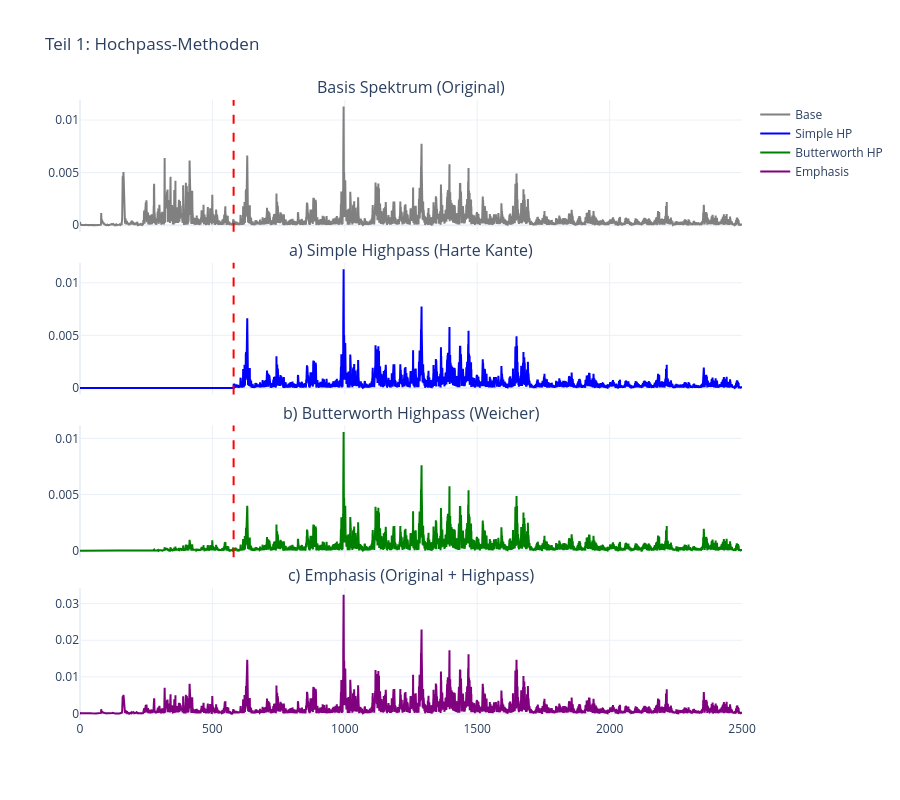

Notebook cell for this chart:
### Markdown cell above
## Visualisierung (a, b, c)

### Code cell
# Wir zoomen auf den interessanten Bereich (0 bis 2000 Hz),
# da Audio bis 4kHz geht, aber der Gong tief ist.
mask_plot = (freqs >= 0) & (freqs < 2500)
f_plot = freqs[mask_plot]

fig1 = make_subplots(
    rows=4,
    cols=1,
    shared_xaxes=True,
    vertical_spacing=0.05,
    subplot_titles=(
        "Basis Spektrum (Original)",
        "a) Simple Highpass (Harte Kante)",
        "b) Butterworth Highpass (Weicher)",
        "c) Emphasis (Original + Highpass)",
    ),
)

# Plot 1: Base
fig1.add_trace(
    go.Scatter(
        x=f_plot,
        y=np.abs(y_fft_shifted)[mask_plot],
        name="Base",
        line=dict(color="gray"),
    ),
    row=1,
    col=1,
)
# Markiere Cutoff
fig1.add_vline(x=w_c, line_dash="dash", line_color="red", row=1, col=1)

# Plot 2: Simple HP
fig1.add_trace(
    go.Scatter(
        x=f_plot,
        y=np.abs(y_simple_hp)[mask_plot],
        name="Simple HP",
        line=dict(color="blue"),
    ),
    row=2,
    col=1,
)
fig1.add_vline(x=w_c, line_dash="dash", line_color="red", row=2, col=1)

# Plot 3: Butterworth HP
fig1.add_trace(
    go.Scatter(
        x=f_plot,
        y=np.abs(y_bw_hp)[mask_plot],
        name="Butterworth HP",
        line=dict(color="green"),
    ),
    row=3,
    col=1,
)
fig1.add_vline(x=w_c, line_dash="dash", line_color="red", row=3, col=1)

# Plot 4: Emphasis
fig1.add_trace(
    go.Scatter(
        x=f_plot,
        y=np.abs(y_emph)[mask_plot],
        name="Emphasis",
        line=dict(color="purple"),
    ),
    row=4,
    col=1,
)

fig1.update_layout(
    height=800, title="Teil 1: Hochpass-Methoden", template="plotly_white"
)
fig1.show()

# Audio Player Teil 1
print("--- Audio Beispiele Teil 1 ---")
print("a) Simple Highpass (Klingt oft künstlich/klickend wegen harter Kante):")
display(Audio(sig_simple, rate=fs))

print("b) Butterworth Highpass (Natürlicher):")
display(Audio(sig_bw, rate=fs))

print("c) Emphasis (Brillanter):")
display(Audio(sig_emph, rate=fs))

### Figure 1 — Plotly figure (JSON) as saved in the notebook; plotly's stock layout.template omitted (floating-point values rounded to 4 significant figures; data arrays with more than 128 entries replaced by an {"elided": "..."} marker saying what was removed)
{"data": [{"line": {"color": "gray"}, "name": "Base", "type": "scatter", "x": {"elided": "12826 float values"}, "xaxis": "x", "y": {"elided": "12826 float values"}, "yaxis": "y"}, {"line": {"color": "blue"}, "name": "Simple HP", "type": "scatter", "x": {"elided": "12826 float values"}, "xaxis": "x2", "y": {"elided": "12826 float values"}, "yaxis": "y2"}, {"line": {"color": "green"}, "name": "Butterworth HP", "type": "scatter", "x": {"elided": "12826 float values"}, "xaxis": "x3", "y": {"elided": "12826 float values"}, "yaxis": "y3"}, {"line": {"color": "purple"}, "name": "Emphasis", "type": "scatter", "x": {"elided": "12826 float values"}, "xaxis": "x4", "y": {"elided": "12826 float values"}, "yaxis": "y4"}], "layout": {"annotations": [{"font": {"size": 16}, "showarrow": false, "text": "Basis Spektrum (Original)", "x": 0.5, "xanchor": "center", "xref": "paper", "y": 1, "yanchor": "bottom", "yref": "paper"}, {"font": {"size": 16}, "showarrow": false, "text": "a) Simple Highpass (Harte Kante)", "x": 0.5, "xanchor": "center", "xref": "paper", "y": 0.7375, "yanchor": "bottom", "yref": "paper"}, {"font": {"size": 16}, "showarrow": false, "text": "b) Butterworth Highpass (Weicher)", "x": 0.5, "xanchor": "center", "xref": "paper", "y": 0.475, "yanchor": "bottom", "yref": "paper"}, {"font": {"size": 16}, "showarrow": false, "text": "c) Emphasis (Original + Highpass)", "x": 0.5, "xanchor": "center", "xref": "paper", "y": 0.2125, "yanchor": "bottom", "yref": "paper"}], "height": 800, "shapes": [{"line": {"color": "red", "dash": "dash"}, "type": "line", "x0": 580.1, "x1": 580.1, "xref": "x", "y0": 0, "y1": 1, "yref": "y domain"}, {"line": {"color": "red", "dash": "dash"}, "type": "line", "x0": 580.1, "x1": 580.1, "xref": "x2", "y0": 0, "y1": 1, "yref": "y2 domain"}, {"line": {"color": "red", "dash": "dash"}, "type": "line", "x0": 580.1, "x1": 580.1, "xref": "x3", "y0": 0, "y1": 1, "yref": "y3 domain"}], "title": {"text": "Teil 1: Hochpass-Methoden"}, "xaxis": {"anchor": "y", "domain": [0, 1], "matches": "x4", "showticklabels": false}, "xaxis2": {"anchor": "y2", "domain": [0, 1], "matches": "x4", "showticklabels": false}, "xaxis3": {"anchor": "y3", "domain": [0, 1], "matches": "x4", "showticklabels": false}, "xaxis4": {"anchor": "y4", "domain": [0, 1]}, "yaxis": {"anchor": "x", "domain": [0.7875, 1]}, "yaxis2": {"anchor": "x2", "domain": [0.525, 0.7375]}, "yaxis3": {"anchor": "x3", "domain": [0.2625, 0.475]}, "yaxis4": {"anchor": "x4", "domain": [0, 0.2125]}}}
